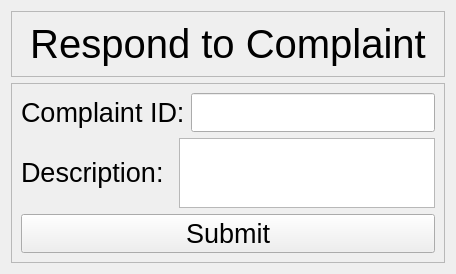
          <widget class="QWidget" name="respondToComplaintpage">
           <layout class="QGridLayout" name="gridLayout_56">
            <item row="0" column="0">
             <widget class="QFrame" name="frame_42">
              <property name="sizePolicy">
               <sizepolicy hsizetype="Expanding" vsizetype="Maximum">
                <horstretch>0</horstretch>
                <verstretch>0</verstretch>
               </sizepolicy>
              </property>
              <property name="frameShape">
               <enum>QFrame::StyledPanel</enum>
              </property>
              <property name="frameShadow">
               <enum>QFrame::Raised</enum>
              </property>
              <layout class="QVBoxLayout" name="verticalLayout_30">
               <item>
                <widget class="QLabel" name="respondToComplaintTitle">
                 <property name="sizePolicy">
                  <sizepolicy hsizetype="Preferred" vsizetype="Maximum">
                   <horstretch>0</horstretch>
                   <verstretch>0</verstretch>
                  </sizepolicy>
                 </property>
                 <property name="styleSheet">
                  <string notr="true">font-size: 30pt;</string>
                 </property>
                 <property name="text">
                  <string>Respond to Complaint</string>
                 </property>
                 <property name="alignment">
                  <set>Qt::AlignCenter</set>
                 </property>
                </widget>
               </item>
              </layout>
             </widget>
            </item>
            <item row="1" column="0" alignment="Qt::AlignHCenter">
             <widget class="QFrame" name="frame_41">
              <property name="sizePolicy">
               <sizepolicy hsizetype="Maximum" vsizetype="Preferred">
                <horstretch>0</horstretch>
                <verstretch>0</verstretch>
               </sizepolicy>
              </property>
              <property name="styleSheet">
               <string notr="true">font-size: 20pt;</string>
              </property>
              <property name="frameShape">
               <enum>QFrame::StyledPanel</enum>
              </property>
              <property name="frameShadow">
               <enum>QFrame::Raised</enum>
              </property>
              <layout class="QVBoxLayout" name="verticalLayout_34">
               <item>
                <layout class="QHBoxLayout" name="horizontalLayout_19">
                 <item>
                  <widget class="QLabel" name="respondToComplaintID">
                   <property name="sizePolicy">
                    <sizepolicy hsizetype="Preferred" vsizetype="Maximum">
                     <horstretch>0</horstretch>
                     <verstretch>0</verstretch>
                    </sizepolicy>
                   </property>
                   <property name="text">
                    <string>Complaint ID:</string>
                   </property>
                  </widget>
                 </item>
                 <item>
                  <widget class="QLineEdit" name="respondToComplaintlineEdit">
                   <property name="sizePolicy">
                    <sizepolicy hsizetype="Preferred" vsizetype="Fixed">
                     <horstretch>0</horstretch>
                     <verstretch>0</verstretch>
                    </sizepolicy>
                   </property>
                  </widget>
                 </item>
                </layout>
               </item>
               <item>
                <layout class="QGridLayout" name="gridLayout_55">
                 <item row="0" column="1">
                  <widget class="QTextEdit" name="respondToComplaintDescriptionTextEdit">
                   <property name="sizePolicy">
                    <sizepolicy hsizetype="Maximum" vsizetype="Maximum">
                     <horstretch>0</horstretch>
                     <verstretch>0</verstretch>
                    </sizepolicy>
                   </property>
                  </widget>
                 </item>
                 <item row="0" column="0">
                  <widget class="QLabel" name="respondToComplaintDescriptionTitle">
                   <property name="sizePolicy">
                    <sizepolicy hsizetype="Preferred" vsizetype="Maximum">
                     <horstretch>0</horstretch>
                     <verstretch>0</verstretch>
                    </sizepolicy>
                   </property>
                   <property name="text">
                    <string>Description:</string>
                   </property>
                  </widget>
                 </item>
                </layout>
               </item>
               <item>
                <widget class="QPushButton" name="respondToComplaintSubmitButton">
                 <property name="text">
                  <string>Submit</string>
                 </property>
                </widget>
               </item>
              </layout>
             </widget>
            </item>
           </layout>
          </widget>
